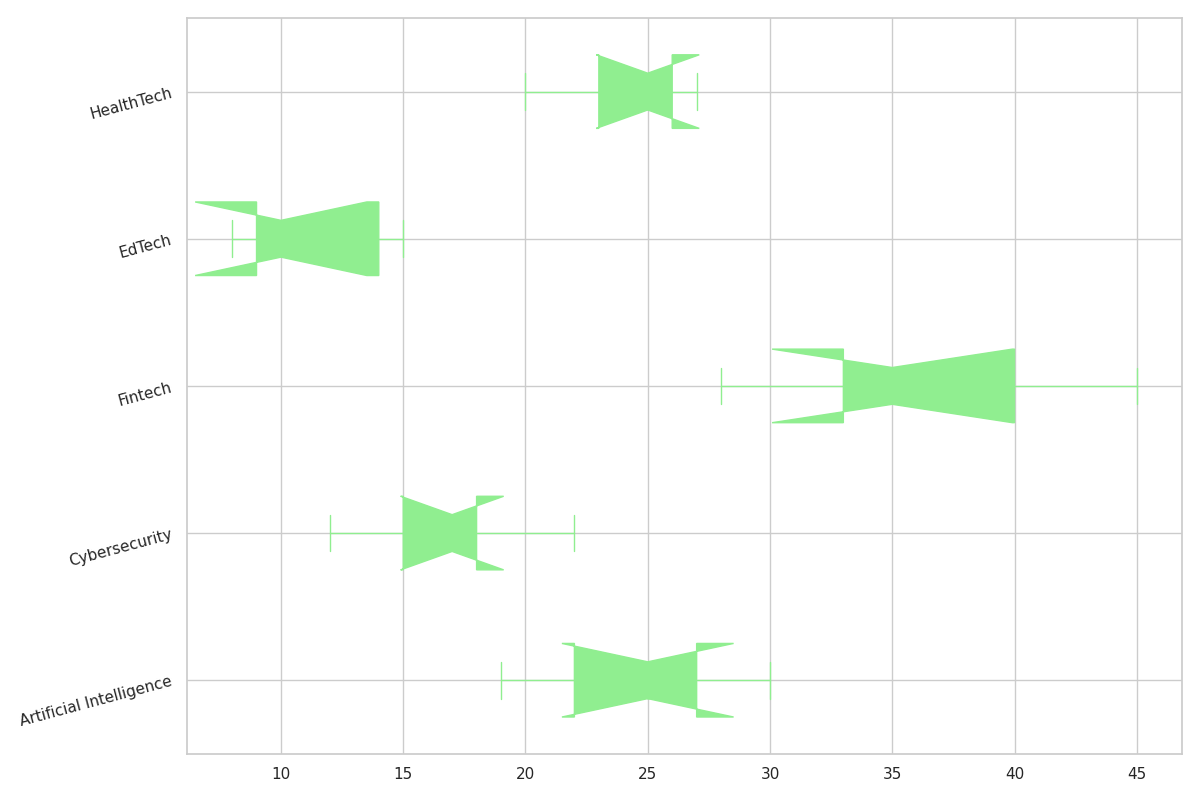

The script that drew this image:
import matplotlib.pyplot as plt

sectors = ['Artificial Intelligence', 'Cybersecurity', 'Fintech', 'EdTech', 'HealthTech']

ai_growth = [22, 27, 19, 25, 30]
cyber_growth = [12, 18, 15, 22, 17]
fintech_growth = [35, 28, 40, 33, 45]
edtech_growth = [8, 15, 10, 14, 9]
healthtech_growth = [25, 23, 20, 26, 27]

growth_data = [ai_growth, cyber_growth, fintech_growth, edtech_growth, healthtech_growth]

fig, ax = plt.subplots(figsize=(12, 8))

ax.boxplot(growth_data, vert=False, notch=True, patch_artist=True,
           labels=sectors,
           boxprops=dict(facecolor='lightgreen', color='lightgreen'),
           whiskerprops=dict(color='lightgreen'),
           capprops=dict(color='lightgreen'),
           medianprops=dict(color='lightgreen', linewidth=2),
           flierprops=dict(marker='o', color='lightgreen', markersize=8, alpha=0.5))

plt.yticks(rotation=15)
plt.tight_layout()

plt.show()
